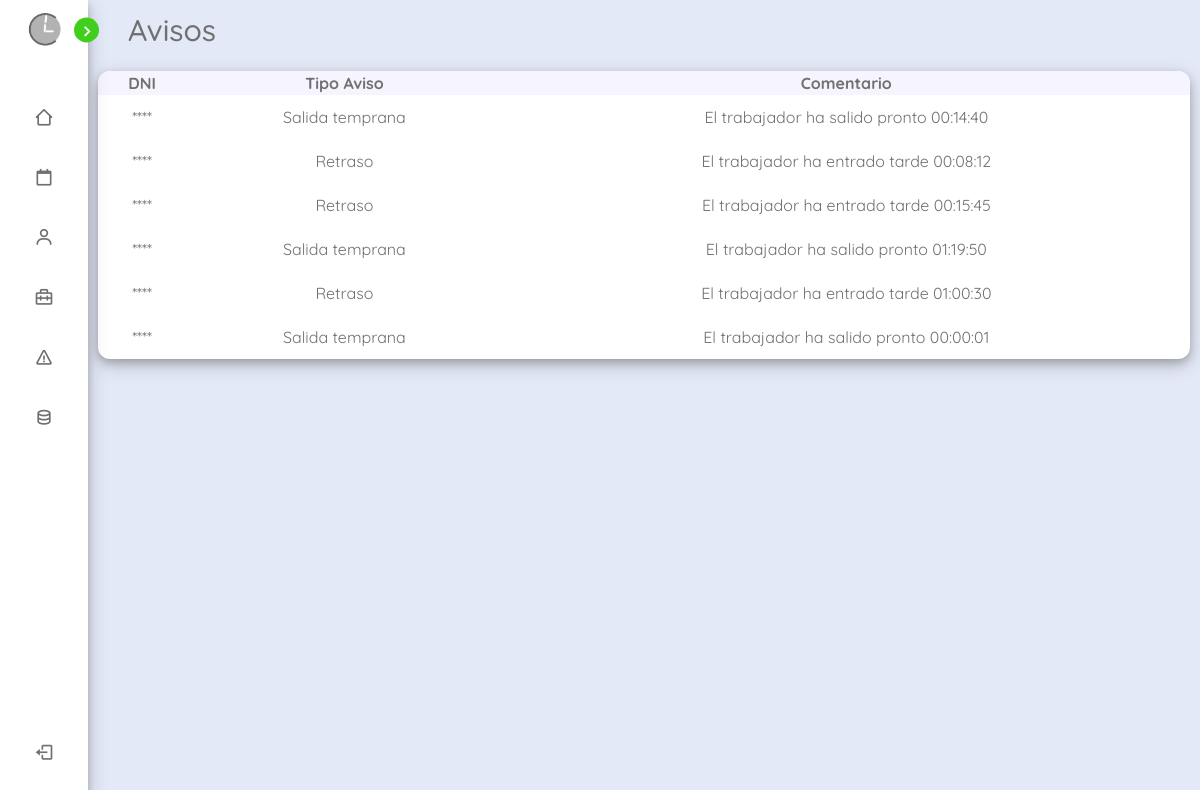
/sites/avisos.php (signed in), run on the app's committed database.
### tables this page shows
CREATE TABLE `aviso` (
  `id_aviso` int(9) NOT NULL,
  `tipo` int(9) NOT NULL,
  `comentario` varchar(500) DEFAULT 'No se han proporcionado comentarios',
  `dni` varchar(9) NOT NULL,
  `id_turnoP` int(9) NOT NULL
);

CREATE TABLE `tipoaviso` (
  `id` int(9) NOT NULL,
  `nombre` varchar(50) DEFAULT NULL
);

### sites/avisos.php (the view, shortened to what this page needs)
<?php
include('../scripts/php/seguridad/conexion.php');
include('../scripts/components/sidebar.php');
$nav_dashboard = 'dashboard.php';
$nav_turnosP = 'horarios.php';
$nav_workers = 'trabajadores.php';
$nav_department = 'departamentos.php';
$nav_warnigs = 'avisos.php';
$nav = sidebar($nav_dashboard, $nav_turnosP, $nav_workers, $nav_department, $nav_warnigs);
?>
<!DOCTYPE html>
<html lang="es">
<head>
  <link href="../css/dashboard.css" rel="stylesheet" />
  <link href="https://unpkg.com/boxicons@2.1.4/css/boxicons.min.css" rel="stylesheet" />
  <script src="https://cdn.tailwindcss.com"></script>
</head>
<body>
  <?php echo $nav ?>
  <section class="homeTitle" id="dashboard">
    <div class="text">Avisos</div>
    <div class="contenedor-tabla">
      <table class="tabla-datos">
        <?php
        $query = "SELECT ta.nombre, a.dni, a.id_aviso, a.comentario FROM aviso a
        INNER JOIN tipoaviso ta ON a.tipo = ta.id
        INNER JOIN turnos_publicados tp ON a.id_turnoP = tp.id_turnoP";
        $stmt = $conexion->prepare($query);
        if ($stmt->execute()) {
          $stmt->store_result();
          if ($stmt->num_rows > 0) {
            $stmt->bind_result($tipoAviso, $dni, $id_aviso, $comentarioAviso);
            $dni_oculto = str_repeat("*", 4) . substr($dni, 4);
            ?>
            <tr>
              <th>DNI</th>
              <th>Tipo Aviso</th>
              <th>Comentario</th>
            </tr>
            <?php
            while ($stmt->fetch()) {
              ?>
              <tr class="datos">
                <td>
                  <?php echo $dni_oculto ?>
                </td>
                <td>
                  <?php echo $tipoAviso ?>
                </td>
                <td>
                  <?php echo $comentarioAviso ?>
                </td>
              </tr>
              <?php
            }
          } else {
            ?>
            <h3 class="text">No hay avisos...</h3>
            <?php
          }
        } else {
          die("<p>Error al ejecutar la consulta: </p>" . $conexion->error);
        }
        ?>
      </table>
    </div>
  </section>
</body>
</html>

### css/dashboard.css (style rules this page uses)
:root { --body-color: #E4E9F7; --sidebar-color: #FFF; --primary-color: #41cf1d; --primary-color-light: #F6F5FF; --toggle-color: #DDD; --text-color: #707070; --box-shadow: 0 4px 8px 0 rgba(0, 0, 0, 0.2), 0 6px 20px 0 rgba(0, 0, 0, 0.19); --tran-02: all 0.2s ease; --tran-03: all 0.3s ease; --tran-04: all 0.4s ease; --tran-05: all 0.5s ease; }
* { margin: 0; padding: 0; box-sizing: border-box; font-family: 'QuickSand', sans-serif; }
body { height: 100vh; background: var(--body-color); transition: var(--tran-02); overflow: auto; }
.homeTitle { position: relative; height: 100vh; left: 250px; width: calc(100% - 250px); background: var(--body-color); transition: var(--tran-05); }
.text { font-size: 30px; font-weight: 500; color: var(--text-color); padding: 8px 40px; }
.homeTitle .text { font-size: 30px; font-weight: 500; color: var(--text-color); padding: 8px 40px; }
.sidebar.close ~ .homeTitle { left: 88px; width: calc(100% - 88px); }
.contenedor-tabla { display: grid; grid-template-rows: 1fr; margin: 10px; color: var(--text-color); text-align: center; gap: 5px; }
.tabla-datos { border-radius: 12px; padding: 2px; background: var(--sidebar-color); border-collapse: collapse; box-shadow: var(--box-shadow); overflow-x: auto; }
.tabla-datos th { background-color: var(--primary-color-light); }
.tabla-datos tr, .tabla-datos th { overflow-x: auto; }
.tabla-datos th:first-child { border-radius: 12px 0 0 0; }
.tabla-datos th:last-child { border-radius: 0 12px 0 0; }
.tabla-datos td { cursor: pointer; text-align: center; padding: 10px; }
.tabla-datos tr:last-child td:last-child { border-radius: 0 0 12px 0; }
.tabla-datos tr:last-child td:first-child { border-radius: 0 0 0 12px; }

### data on the page
aviso: tipo.nombre "Salida temprana", comentario "El trabajador ha salido pronto 00:14:40"
aviso: tipo.nombre "Retraso", comentario "El trabajador ha entrado tarde 00:08:12"
aviso: tipo.nombre "Retraso", comentario "El trabajador ha entrado tarde 00:15:45"
aviso: tipo.nombre "Salida temprana", comentario "El trabajador ha salido pronto 01:19:50"
aviso: tipo.nombre "Retraso", comentario "El trabajador ha entrado tarde 01:00:30"
aviso: tipo.nombre "Salida temprana", comentario "El trabajador ha salido pronto 00:00:01"
